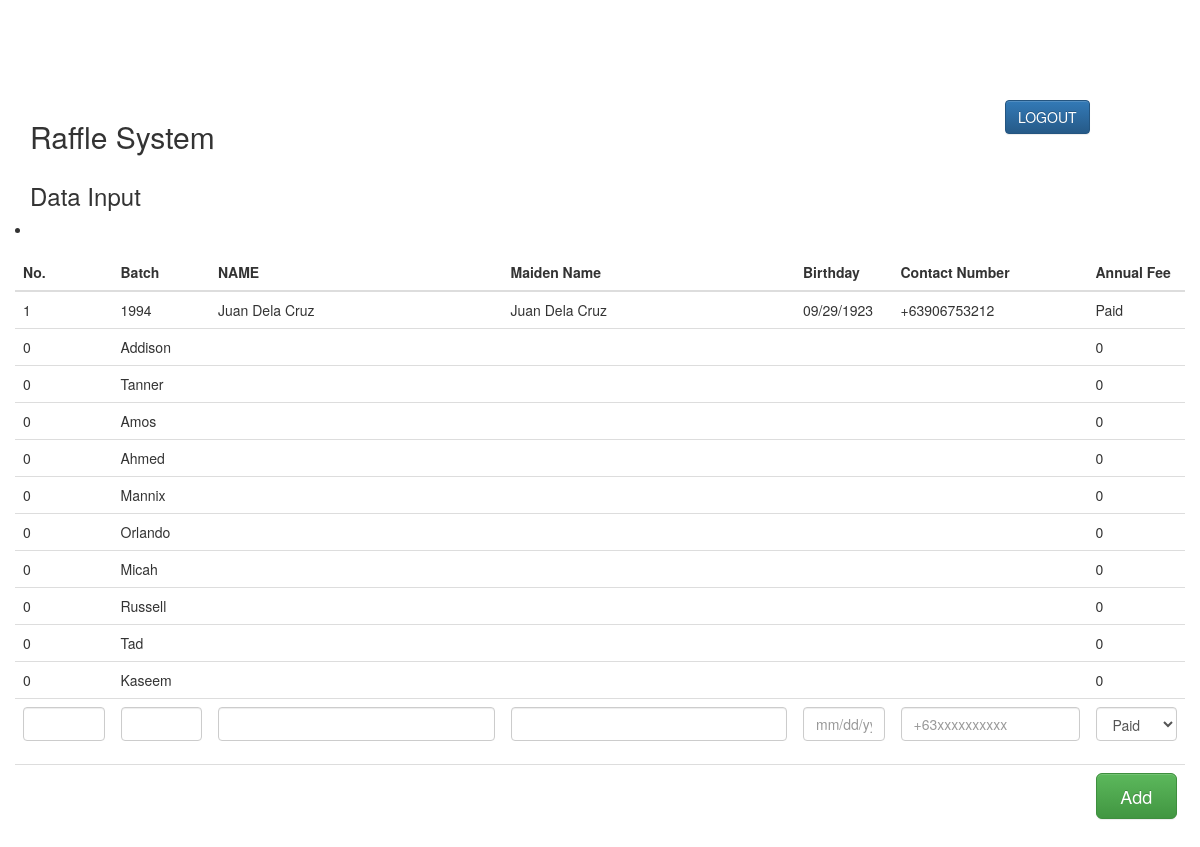
The app's page /index.php/raffle/encode with its own data.
### tables this page shows
CREATE TABLE `participant` (
  `part_id` int(11) NOT NULL,
  `reg_code` int(11) NOT NULL,
  `name` varchar(40) DEFAULT NULL,
  `maiden_name` varchar(40) NOT NULL,
  `batch` varchar(15) NOT NULL,
  `bday` varchar(15) NOT NULL,
  `contact_number` varchar(15) NOT NULL,
  `annual_fee` varchar(10) NOT NULL,
  `selected` tinyint(1) DEFAULT NULL,
  `encoder_id` int(11) NOT NULL
);

### application/controllers/Raffle.php (called while the page is built, shortened)
<?php
class Raffle extends CI_Controller
{
	function __construct()
	{
		$this->load->library('form_validation');
		$this->load->model('participant_model');
		$this->load->model('prize_model');
	}
	function encode()
	{
		$this->load->library('pagination');
		$config["base_url"] = base_url() . "/raffle_system/raffle/encode";
		$config['total_rows'] = $this->participant_model->get_total_number();
		$config['per_page'] = 10;
		$config['next_link'] = 'Next';
		$config['prev_link'] = 'Previous';
		$config['use_page_numbers'] = TRUE;
		$config['cur_tag_open'] = '&nbsp;<a class="current">';
		$config['cur_tag_close'] = '</a>';
		$str_links = $this->pagination->create_links();
		$data["links"] = explode('&nbsp;',$str_links );
		if($this->uri->segment(4)){
			$page = ($this->uri->segment(4)) ;
		}
		else{
			$page = 1;
		}
		$data["participant_list"] = $this->participant_model->fetch_data($config["per_page"], $page);
		$this->pagination->initialize($config);
		$data['page_title']= 'Raffle System';
		$this->load->view('templates/header',$data);
		$this->load->view('pages/data_input', $data);
		$this->load->view('templates/footer');
	}
}
?>

### index.php (called while the page is built, shortened)
<?php
require_once BASEPATH.'core/CodeIgniter.php';

### application/models/participant_model.php (called while the page is built, shortened)
<?php
class Participant_model extends CI_Model
{
	function fetch_data($limit, $id) {
		$this->db->limit($limit,$id);
		$query = $this->db->get("participant");
		if ($query->num_rows() > 0) {
			foreach ($query->result() as $row) {
				$data[] = $row;
			}
			return $data;
		}
		return false;
	}
}
?>

### application/views/pages/data_input.php (the view, shortened to what this page needs)
<div class="row spacer">
	<div class="span4">...</div>
	<div class="span4">...</div>
	<div class="span4">...</div>
</div>
<div class="container">
	<div class="row">
		<div class="col-lg-10">
			<h2>Raffle System</h2>
		</div>
		<div class="col-lg-2">
			<?php echo form_open('raffle/logout',array('class'=>'form-inline')); ?>
			<button  type="submit" class="btn btn-primary">LOGOUT</button>
			<?php echo form_close();?>
		</div>
	</div>
	<div class="row">
		<div class="col-lg-12">
			<h3>Data Input</h3>
		</div>
	</div>
</div>
<div class="custom-container container">
	<table class="table">
		<thead>
			<tr>
				<th class="col-md-1" >No.</th>
				<th class="col-md-1" >Batch</th>
				<th class="col-md-3" >NAME</th>
				<th class="col-md-3" >Maiden Name</th>
				<th class="col-md-1" >Birthday</th>
				<th class="col-md-2" >Contact Number</th>
				<th class="col-md-1" >Annual Fee</th>
			</tr>
		</thead>
		<tbody>
			<tr>
				<td class="col-md-1" >1</td>
				<td class="col-md-1" >1994</td>
				<td class="col-md-3" >Juan Dela Cruz</td>
				<td class="col-md-3" >Juan Dela Cruz</td>
				<td class="col-md-1" >09/29/1923</td>
				<td class="col-md-2" >+63906753212</td>
				<td class="col-md-1" >Paid</td>
			</tr>
			<?php
			foreach ($participant_list as $row) {
				echo "<tr><td>".$row->reg_code."</td>".
				"<td>".$row->name."</td>".
				"<td>".$row->maiden_name."</td>".
				"<td>".$row->batch."</td>".
				"<td>".$row->bday."</td>".
				"<td>".$row->contact_number."</td>".
				"<td>".$row->annual_fee."</td>";
			}
			foreach ($links as $link) {
				echo "<li>". $link."</li>"; }
				?>
				<tr>
					<?php
					$attributes = array('class' => 'form-inline', 'role'=>'form');
					echo form_open('raffle/add_participant', $attributes);
					?>
					<div class="form-group">
						<td>
							<input type="text" class="col-md- form-control" placeholder="" name="reg_code">
						</td>
						<td>
							<input type="text" class="form-control" name="batch" placeholder="">
						</td>
						<td>
							<input type="text" class="form-control" name="name" placeholder="">
						</td>
						<td>
							<input type="text" class="form-control" name="maiden_name" placeholder="">
						</td>
						<td>
							<input type="text" class="form-control" name="bday" placeholder="mm/dd/yyyy">
						</td>
						<td>
							<input type="text" class="form-control" name="contact_number" placeholder="+63xxxxxxxxxx">
						</td>
						<td>
							<div class="form-group">
								<select class="form-control" id="annual_fee">
									<option>Paid</option>
								</select>
							</div>
						</td>
					</div>
				</form>
			</tr>
			<tr>
				<div class="row">
					<td colspan="6"></td>
					<td><button type="button" class="btn btn-success btn-block btn-lg">Add</button></td>
				</div>
			</tr>
		</tbody>
	</table>
</div>

### assets/css/mycss.css (style rules this page uses)
.container.custom-container { padding: 0 0px; }
.spacer { margin-top: 40px; }

### records on screen
participant: reg_code "0", name "Addison", annual_fee "0"
participant: reg_code "0", name "Tanner", annual_fee "0"
participant: reg_code "0", name "Amos", annual_fee "0"
participant: reg_code "0", name "Ahmed", annual_fee "0"
participant: reg_code "0", name "Mannix", annual_fee "0"
participant: reg_code "0", name "Orlando", annual_fee "0"
participant: reg_code "0", name "Micah", annual_fee "0"
participant: reg_code "0", name "Russell", annual_fee "0"
participant: reg_code "0", name "Tad", annual_fee "0"
participant: reg_code "0", name "Kaseem", annual_fee "0"
